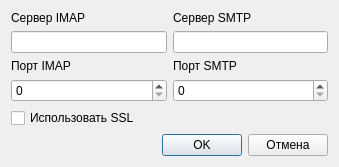
<?xml version="1.0" encoding="UTF-8"?>
<ui version="4.0">
 <class>Dialog</class>
 <widget class="QDialog" name="Dialog">
  <property name="geometry">
   <rect>
    <x>0</x>
    <y>0</y>
    <width>339</width>
    <height>162</height>
   </rect>
  </property>
  <property name="windowTitle">
   <string>Настройка почтогово сервиса</string>
  </property>
  <layout class="QVBoxLayout" name="verticalLayout">
   <item>
    <layout class="QGridLayout" name="gridLayout">
     <item row="0" column="0">
      <widget class="QLabel" name="label_1">
       <property name="text">
        <string>Сервер IMAP</string>
       </property>
      </widget>
     </item>
     <item row="0" column="1">
      <widget class="QLabel" name="label_2">
       <property name="text">
        <string>Сервер SMTP</string>
       </property>
      </widget>
     </item>
     <item row="1" column="0">
      <widget class="QLineEdit" name="le_imap_server"/>
     </item>
     <item row="1" column="1">
      <widget class="QLineEdit" name="le_smtp_server"/>
     </item>
     <item row="2" column="0">
      <widget class="QLabel" name="label_3">
       <property name="text">
        <string>Порт IMAP</string>
       </property>
      </widget>
     </item>
     <item row="2" column="1">
      <widget class="QLabel" name="label_4">
       <property name="text">
        <string>Порт SMTP</string>
       </property>
      </widget>
     </item>
     <item row="3" column="0">
      <widget class="QSpinBox" name="sp_imap_port">
       <property name="maximum">
        <number>9999</number>
       </property>
      </widget>
     </item>
     <item row="3" column="1">
      <widget class="QSpinBox" name="sp_smtp_port">
       <property name="maximum">
        <number>9999</number>
       </property>
      </widget>
     </item>
     <item row="4" column="0" colspan="2">
      <widget class="QCheckBox" name="cb_ssl">
       <property name="text">
        <string>Использовать SSL</string>
       </property>
      </widget>
     </item>
    </layout>
   </item>
   <item>
    <layout class="QHBoxLayout" name="horizontalLayout">
     <item>
      <spacer name="horizontalSpacer">
       <property name="orientation">
        <enum>Qt::Horizontal</enum>
       </property>
       <property name="sizeHint" stdset="0">
        <size>
         <width>208</width>
         <height>20</height>
        </size>
       </property>
      </spacer>
     </item>
     <item>
      <widget class="QPushButton" name="pb_ok">
       <property name="text">
        <string>OK</string>
       </property>
      </widget>
     </item>
     <item>
      <widget class="QPushButton" name="pb_cancel">
       <property name="text">
        <string>Отмена</string>
       </property>
      </widget>
     </item>
    </layout>
   </item>
  </layout>
 </widget>
 <resources/>
 <connections>
  <connection>
   <sender>pb_cancel</sender>
   <signal>clicked()</signal>
   <receiver>Dialog</receiver>
   <slot>close()</slot>
   <hints>
    <hint type="sourcelabel">
     <x>263</x>
     <y>134</y>
    </hint>
    <hint type="destinationlabel">
     <x>241</x>
     <y>178</y>
    </hint>
   </hints>
  </connection>
 </connections>
</ui>
